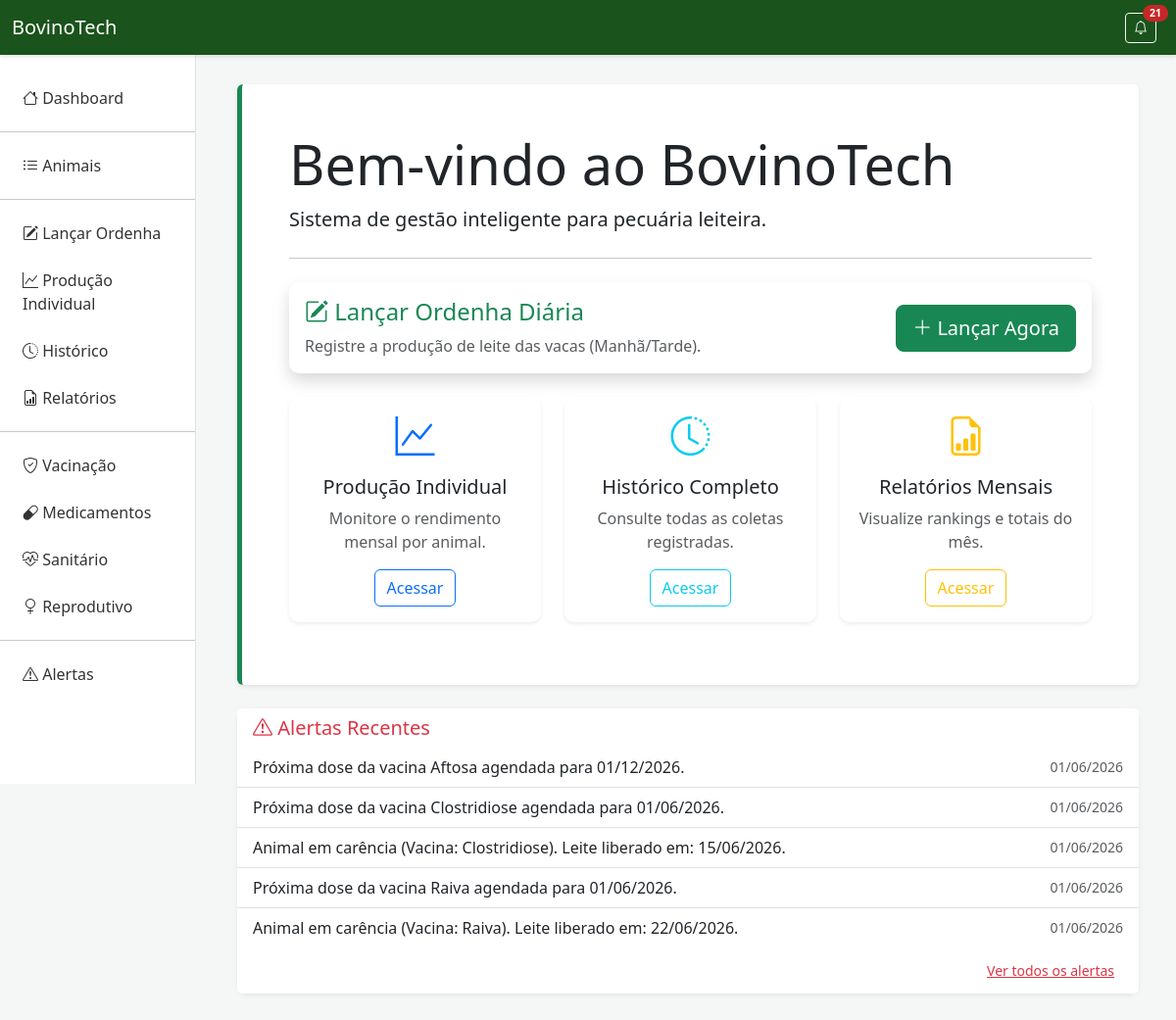
The app's page /index/, older data.
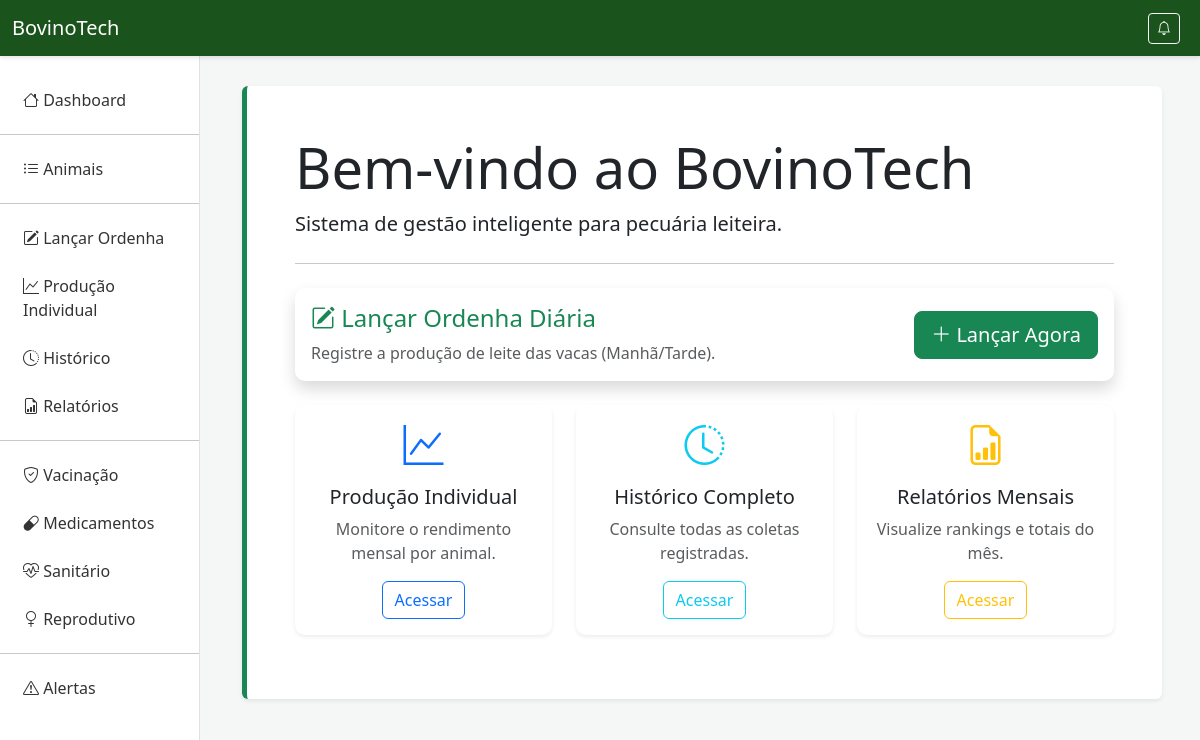
The same page, newer data.
### producao/models.py (models this page shows, shortened)
class Alerta(models.Model):
    TIPO_ALERTA = [
        ('VAC', 'Vacinação'),
        ('PAR', 'Parto'),
        ('PRO', 'Queda de Produção'),
        ('CAR', 'Carência'),
        ('SAN', 'Sanitário'),
    ]
    animal = models.ForeignKey(Animal, on_delete=models.CASCADE)
    tipo = models.CharField(max_length=3, choices=TIPO_ALERTA)
    mensagem = models.TextField()
    data_alerta = models.DateField(auto_now_add=True)
    lido = models.BooleanField(default=False)
    vacinacao = models.ForeignKey(Vacinacao, on_delete=models.CASCADE, null=True, blank=True)
    medicamento = models.ForeignKey(Medicamento, on_delete=models.CASCADE, null=True, blank=True)
    controle_sanitario = models.ForeignKey(ControleSanitario, on_delete=models.CASCADE, null=True, blank=True)

### producao/views.py (the view)
# urls.py: path('index/', views.index, name='index'),
def index(request):
    alertas = Alerta.objects.filter(lido=False).order_by('-data_alerta')[:5]
    total_alertas_nao_lidos = Alerta.objects.filter(lido=False).count()
    return render(request, 'index.html', {'alertas': alertas, 'total_alertas': total_alertas_nao_lidos})

### producao/templates/index.html (shortened to what this page needs)
{% extends 'base.html' %}
{% block content %}
<div class="jumbotron bg-white p-5 rounded shadow-sm border-start border-5 border-success">
    <h1 class="display-4">Bem-vindo ao BovinoTech</h1>
    <p class="lead">Sistema de gestão inteligente para pecuária leiteira.</p>
    <hr class="my-4">
    <div class="row mt-4">
        <div class="col-md-12 mb-4">
            <div class="card border-success shadow">
                <div class="card-body d-flex justify-content-between align-items-center">
                    <div>
                        <h4 class="card-title text-success"><i class="bi bi-pencil-square"></i> Lançar Ordenha Diária</h4>
                        <p class="card-text text-muted">Registre a produção de leite das vacas (Manhã/Tarde).</p>
                    </div>
                    <a href="{% url 'lancar_producao' %}" class="btn btn-success btn-lg"><i class="bi bi-plus-lg"></i> Lançar Agora</a>
                </div>
            </div>
        </div>
        <div class="col-md-4 mb-3">
            <div class="card h-100 border-0 shadow-sm">
                <div class="card-body text-center">
                    <div class="display-6 text-primary mb-3"><i class="bi bi-graph-up"></i></div>
                    <h5 class="card-title">Produção Individual</h5>
                    <p class="card-text text-muted">Monitore o rendimento mensal por animal.</p>
                    <a href="{% url 'controle_individual' %}" class="btn btn-outline-primary">Acessar</a>
                </div>
            </div>
        </div>
        <div class="col-md-4 mb-3">
            <div class="card h-100 border-0 shadow-sm">
                <div class="card-body text-center">
                    <div class="display-6 text-info mb-3"><i class="bi bi-clock-history"></i></div>
                    <h5 class="card-title">Histórico Completo</h5>
                    <p class="card-text text-muted">Consulte todas as coletas registradas.</p>
                    <a href="{% url 'historico_producao' %}" class="btn btn-outline-info">Acessar</a>
                </div>
            </div>
        </div>
        <div class="col-md-4 mb-3">
            <div class="card h-100 border-0 shadow-sm">
                <div class="card-body text-center">
                    <div class="display-6 text-warning mb-3"><i class="bi bi-file-earmark-bar-graph"></i></div>
                    <h5 class="card-title">Relatórios Mensais</h5>
                    <p class="card-text text-muted">Visualize rankings e totais do mês.</p>
                    <a href="{% url 'relatorios' %}" class="btn btn-outline-warning">Acessar</a>
                </div>
            </div>
        </div>
    </div>
</div>
{% if alertas %}
<div class="card mt-4 border-0 shadow-sm">
    <div class="card-header bg-white border-0">
        <h5 class="mb-0 text-danger"><i class="bi bi-exclamation-triangle"></i> Alertas Recentes</h5>
    </div>
    <div class="card-body p-0">
        <ul class="list-group list-group-flush">
            {% for alerta in alertas %}
            <a href="{% url 'marcar_alerta_lido' alerta.pk %}" class="list-group-item list-group-item-action d-flex justify-content-between align-items-center">
                {{ alerta.mensagem }}
                <small class="text-muted">{{ alerta.data_alerta|date:"d/m/Y" }}</small>
            </a>
            {% endfor %}
        </ul>
    </div>
    <div class="card-footer bg-white border-0 text-end">
        <a href="{% url 'lista_alertas' %}" class="btn btn-sm btn-link text-danger">Ver todos os alertas</a>
    </div>
</div>
{% endif %}
{% endblock %}

Row changes from the older to the newer data that the page shows:
no longer on this page (row edited): Alerta: mensagem "Próxima dose da vacina Aftosa agendada para 01/12/2026.", data_alerta "01/06/2026"
no longer on this page (row edited): Alerta: mensagem "Próxima dose da vacina Clostridiose agendada para 01/06/2026.", data_alerta "01/06/2026"
no longer on this page (row edited): Alerta: mensagem "Animal em carência (Vacina: Clostridiose). Leite liberado em: 15/06/2026.", data_alerta "01/06/2026"
no longer on this page (row edited): Alerta: mensagem "Próxima dose da vacina Raiva agendada para 01/06/2026.", data_alerta "01/06/2026"
no longer on this page (row edited): Alerta: mensagem "Animal em carência (Vacina: Raiva). Leite liberado em: 22/06/2026.", data_alerta "01/06/2026"
Text that changed along with them:
{{ total_alertas }}: "21" → (not shown)
text no longer shown: "Alertas Recentes Ver todos os alertas"
